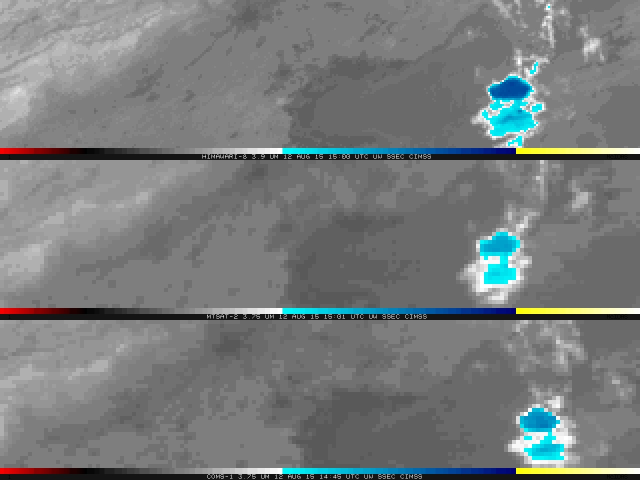
#> input picture images/himawari/extracted/frame_03.jpg, 1280 x 960 px (shown at 1/2 size); its folder holds 4 pictures in this run
$ python analyze_himawari_roi.py
#> lines starting #> are read from the running program, lines starting #| are printed output that depends on the picture
from pathlib import Path
from PIL import Image
import numpy as np
import pandas as pd
import matplotlib.pyplot as plt

ROOT = Path(__file__).resolve().parents[1]
ROI = (610, 135, 670, 195)

records = []
for idx in range(3, 28):
    src = ROOT / "images" / "himawari" / "extracted" / f"frame_{idx:02d}.jpg"
    him = np.array(Image.open(src).convert("RGB"))[:320]
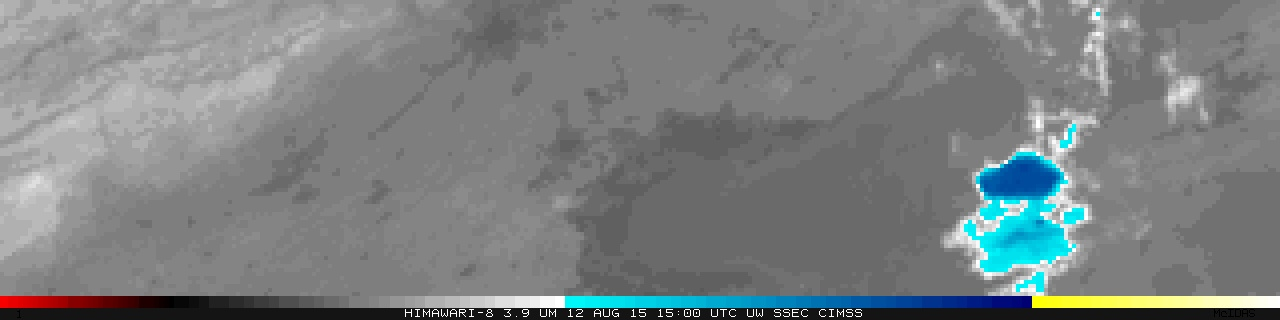
#> him: shape (320, 1280, 3); mean R, G, B 123.2, 128, 128.6
    x1, y1, x2, y2 = ROI
    roi = him[y1:y2, x1:x2]
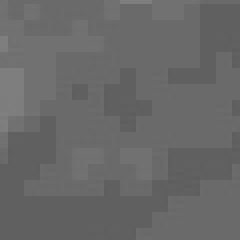
#> roi: shape (60, 60, 3) (shown 4 times larger); min 94, max 128, mean 104.3
    gray = roi.mean(axis=2)
#> (the run stopped early here; a loop or call above may not have finished)
